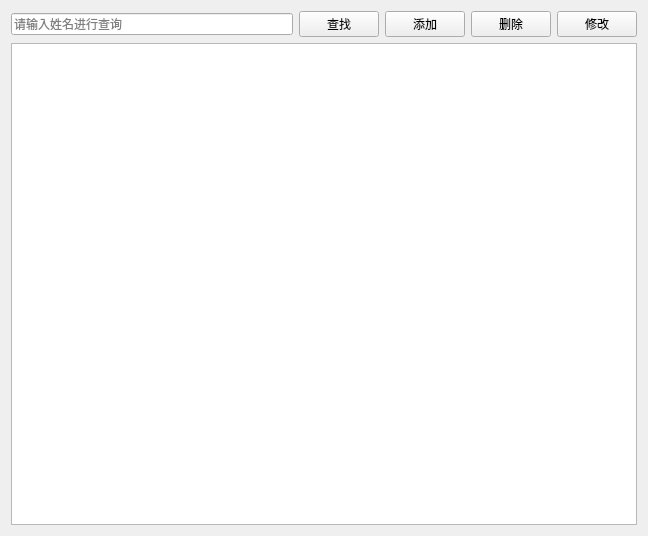
<?xml version="1.0" encoding="UTF-8"?>
<ui version="4.0">
 <class>PatientView</class>
 <widget class="QWidget" name="PatientView">
  <property name="geometry">
   <rect>
    <x>0</x>
    <y>0</y>
    <width>648</width>
    <height>536</height>
   </rect>
  </property>
  <property name="windowTitle">
   <string>患者管理</string>
  </property>
  <layout class="QVBoxLayout" name="verticalLayout">
   <item>
    <layout class="QHBoxLayout" name="horizontalLayout_2">
     <item>
      <widget class="QLineEdit" name="lineEdit_2">
       <property name="placeholderText">
        <string>请输入姓名进行查询</string>
       </property>
      </widget>
     </item>
     <item>
      <widget class="QPushButton" name="btcheck_2">
       <property name="text">
        <string>查找</string>
       </property>
      </widget>
     </item>
     <item>
      <widget class="QPushButton" name="btadd_2">
       <property name="text">
        <string>添加</string>
       </property>
      </widget>
     </item>
     <item>
      <widget class="QPushButton" name="btdel_2">
       <property name="text">
        <string>删除</string>
       </property>
      </widget>
     </item>
     <item>
      <widget class="QPushButton" name="btchange_2">
       <property name="text">
        <string>修改</string>
       </property>
      </widget>
     </item>
    </layout>
   </item>
   <item>
    <widget class="QTableView" name="tableView"/>
   </item>
  </layout>
 </widget>
 <resources/>
 <connections/>
</ui>
